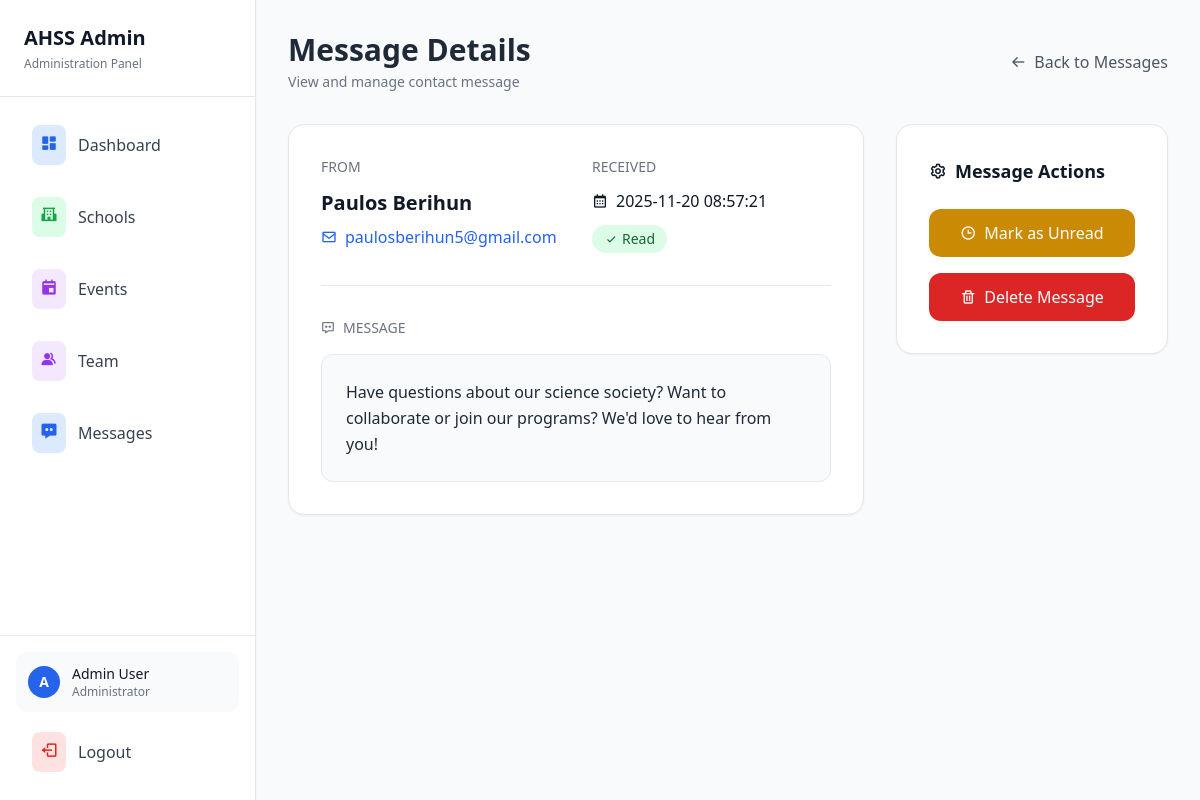
Screenshot of /admin/messages/view/1 (signed in) with the database file from the repository.
### tables this page shows
CREATE TABLE contact_messages
                (id INTEGER PRIMARY KEY AUTOINCREMENT,
                name TEXT NOT NULL,
                email TEXT NOT NULL,
                message TEXT NOT NULL,
                is_read BOOLEAN DEFAULT 0,
                created_at TIMESTAMP DEFAULT CURRENT_TIMESTAMP);

### app.py (the view)
@app.route('/admin/messages/view/<int:message_id>')
@admin_required
def view_message(message_id):
    conn = get_db_connection()
    message = conn.execute('''
        SELECT * FROM contact_messages
        WHERE id = ?
    ''', (message_id,)).fetchone()
    if message and not message['is_read']:
        conn.execute('UPDATE contact_messages SET is_read = 1 WHERE id = ?', (message_id,))
        conn.commit()
    conn.close()
    if message:
        return render_template('admin/view_message.html', message=message)
    else:
        flash('Message not found!', 'error')
        return redirect(url_for('admin_messages'))

### app.py (called while the page is built)
def get_db_connection():
    conn = sqlite3.connect('site.db')
    conn.row_factory = sqlite3.Row
    return conn

def admin_required(f):
    @wraps(f)
    def decorated_function(*args, **kwargs):
        if 'admin_logged_in' not in session:
            return redirect(url_for('admin_login'))
        return f(*args, **kwargs)
    return decorated_function

### templates/admin/view_message.html (shortened to what this page needs)
<!DOCTYPE html>
<html lang="en">
<head>
    <script src="https://cdn.tailwindcss.com"></script>
    <link href='https://unpkg.com/boxicons@2.1.4/css/boxicons.min.css' rel='stylesheet'>
</head>
<body class="bg-gray-50 text-gray-800">
    <div class="flex min-h-screen">
        {% include 'admin/include/sidebar.html' %}
        <main class="lg:ml-64 flex-1 p-8">
            <div class="max-w-6xl mx-auto space-y-8">
                <div class="flex items-center justify-between">
                    <div>
                        <h1 class="text-3xl font-bold">Message Details</h1>
                        <p class="text-gray-500 text-sm mt-1">View and manage contact message</p>
                    </div>
                    <a href="{{ url_for('admin_messages') }}"
                       class="text-gray-600 hover:text-gray-800 font-medium flex items-center">
                        <i class='bx bx-arrow-back mr-2'></i> Back to Messages
                    </a>
                </div>
                <div class="grid grid-cols-1 lg:grid-cols-3 gap-8">
                    <div class="lg:col-span-2">
                        <div class="bg-white rounded-2xl border border-gray-200 shadow-sm p-8">
                            <div class="grid grid-cols-1 md:grid-cols-2 gap-8 mb-8">
                                <div>
                                    <h5 class="text-sm font-medium text-gray-500 uppercase mb-3">From</h5>
                                    <h4 class="text-xl font-semibold text-gray-900">{{ message.name }}</h4>
                                    <a href="mailto:{{ message.email }}" class="text-blue-600 hover:text-blue-800 mt-2 flex items-center">
                                        <i class='bx bx-envelope mr-2'></i> {{ message.email }}
                                    </a>
                                </div>
                                <div>
                                    <h5 class="text-sm font-medium text-gray-500 uppercase mb-3">Received</h5>
                                    <p class="text-gray-900 flex items-center">
                                        <i class='bx bx-calendar mr-2'></i> {{ message.created_at }}
                                    </p>
                                    <span class="inline-flex mt-3 items-center px-3 py-1 rounded-full text-sm font-medium {% if not message.is_read %}bg-yellow-100 text-yellow-800{% else %}bg-green-100 text-green-800{% endif %}">
                                        <i class='bx {% if not message.is_read %}bx-time{% else %}bx-check{% endif %} mr-1'></i>
                                        {{ 'Unread' if not message.is_read else 'Read' }}
                                    </span>
                                </div>
                            </div>
                            <hr class="my-8 border-gray-200">
                            <div>
                                <h5 class="text-sm font-medium text-gray-500 uppercase mb-4 flex items-center">
                                    <i class='bx bx-message-dots mr-2'></i> Message
                                </h5>
                                <div class="bg-gray-50 rounded-xl p-6 border border-gray-200">
                                    <p class="text-gray-800 whitespace-pre-line leading-relaxed">{{ message.message }}</p>
                                </div>
                            </div>
                        </div>
                    </div>
                    <div>
                        <div class="bg-white rounded-2xl border border-gray-200 shadow-sm p-8">
                            <h5 class="text-lg font-semibold text-gray-900 mb-6 flex items-center">
                                <i class='bx bx-cog mr-2'></i> Message Actions
                            </h5>
                            <div class="space-y-4">
                                {% if not message.is_read %}
                                <a href="{{ url_for('mark_message_read', message_id=message.id) }}"
                                   class="w-full flex items-center justify-center bg-green-600 hover:bg-green-700 text-white px-6 py-3 rounded-xl font-medium transition duration-200">
                                    <i class='bx bx-check mr-2'></i> Mark as Read
                                </a>
                                {% else %}
                                <a href="{{ url_for('mark_message_unread', message_id=message.id) }}"
                                   class="w-full flex items-center justify-center bg-yellow-600 hover:bg-yellow-700 text-white px-6 py-3 rounded-xl font-medium transition duration-200">
                                    <i class='bx bx-time mr-2'></i> Mark as Unread
                                </a>
                                {% endif %}
                                <a href="{{ url_for('delete_message', message_id=message.id) }}"
                                   onclick="return confirm('Are you sure you want to delete this message?')"
                                   class="w-full flex items-center justify-center bg-red-600 hover:bg-red-700 text-white px-6 py-3 rounded-xl font-medium transition duration-200">
                                    <i class='bx bx-trash mr-2'></i> Delete Message
                                </a>
                            </div>
                        </div>
                    </div>
                </div>
            </div>
        </main>
    </div>
</body>
</html>

### rows the page displays
contact_messages: name "Paulos Berihun", email "paulosberihun5@gmail.com", created_at "2025-11-20 08:57:21", is_read "Read", message "Have questions about our science society? Want to collaborate or join our programs? We'd love to hear from you!"
